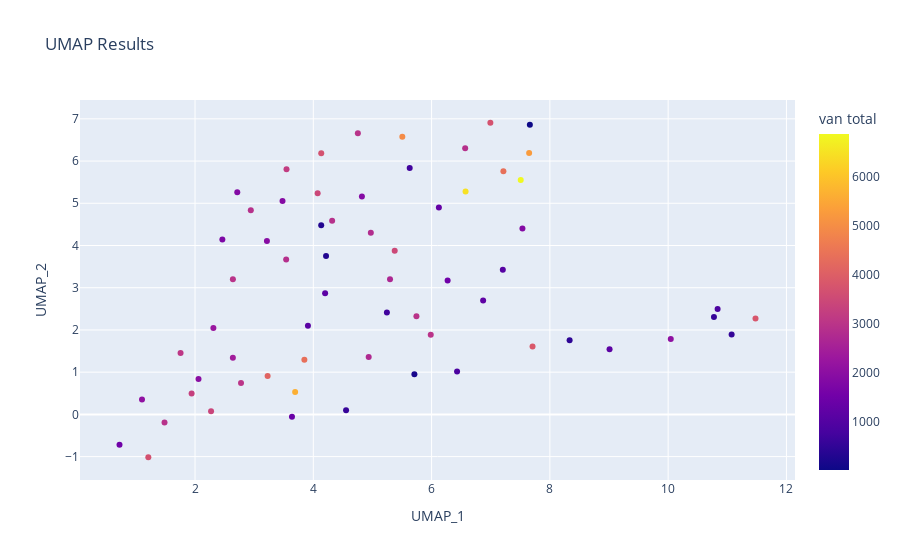

Notebook code for this chart:
### Code cell
#scale the data
scaler = StandardScaler()
scaled_data = scaler.fit_transform(group_filled)

#this is gonna be a cheat, but I can't be bothered. We take the vanillate total max from each experiment from a separate file (already done) and use those instead of redoing with the current dataframe

df0 = pd.read_excel(r'C:\Users\uqkmuroi\Desktop\Gene or protein count data.xlsx')

idx = df.groupby('UQ Strain')['Vanillate DAD_G 274nm_tot'].idxmax()

df0=df0.loc[idx]
#print(df0)

label_van_tot = df0['Vanillate DAD_G 274nm_tot'].values


#print(label_van_tot)

# Apply UMAP
umap = U.UMAP(n_components=2, n_neighbors= 4, min_dist=0.6, random_state=42)  # Adjust n_components as needed (default is 2, 15, .1 I think)
umap_result = umap.fit_transform(scaled_data)  # Apply UMAP to your data

# Visualize the UMAP projection
plt.scatter(umap_result[:, 0], umap_result[:, 1])
plt.title('UMAP Projection')
plt.xlabel('Component 1')
plt.ylabel('Component 2')
plt.show()

umap_df = pd.DataFrame(umap_result, columns = ['UMAP_1','UMAP_2'])


umap_df['van total']= label_van_tot

fig = px.scatter(umap_df, x='UMAP_1', y='UMAP_2', color='van total', title='UMAP Results')
fig.show()

### Figure 1 — Plotly figure (JSON) as saved in the notebook; plotly's stock layout.template omitted (floating-point values rounded to 4 significant figures)
{"data": [{"hovertemplate": "UMAP_1=%{x}<br>UMAP_2=%{y}<br>van total=%{marker.color}<extra></extra>", "legendgroup": "", "marker": {"color": [4952.0, 1165.0, 2909.0, 3844.0, 4111.0, 3465.0, 4365.0, 1160.0, 2878.0, 18.68, 5623.0, 5261.0, 708.9, 1879.0, 2733.0, 295.3, 1131.0, 3797.0, 899.8, 555.0, 539.2, 2054.0, 162.2, 886.1, 311.5, 3700.0, 2888.0, 3387.0, 3007.0, 2909.0, 3067.0, 2966.0, 3277.0, 1980.0, 2087.0, 2409.0, 1888.0, 1942.0, 1852.0, 1738.0, 2251.0, 2982.0, 2935.0, 6867.0, 4379.0, 2817.0, 1513.0, 459.6, 2673.0, 2962.0, 1062.0, 1863.0, 1380.0, 1214.0, 576.9, 3478.0, 713.1, 1329.0, 1481.0, 6482.0, 3669.0, 3693.0, 2958.0, 3193.0], "coloraxis": "coloraxis", "symbol": "circle"}, "mode": "markers", "name": "", "orientation": "v", "showlegend": false, "type": "scatter", "x": [5.505, 4.2, 4.319, 7.707, 3.228, 4.073, 3.849, 9.009, 3.541, 7.662, 3.693, 7.65, 5.63, 4.822, 4.936, 4.215, 3.909, 11.48, 10.84, 10.77, 11.07, 10.04, 5.709, 6.431, 4.134, 6.994, 6.568, 2.271, 2.777, 2.943, 1.756, 2.64, 1.942, 2.059, 1.104, 2.64, 3.48, 3.216, 2.715, 2.462, 2.31, 5.986, 1.484, 7.507, 7.214, 4.973, 6.271, 8.334, 5.297, 5.744, 7.204, 7.536, 3.639, 6.871, 4.554, 5.376, 5.244, 6.123, 0.723, 6.574, 1.21, 4.134, 4.753, 3.547], "xaxis": "x", "y": [6.578, 2.866, 4.587, 1.607, 0.9119, 5.236, 1.295, 1.542, 3.669, 6.86, 0.5288, 6.191, 5.833, 5.16, 1.36, 3.75, 2.102, 2.27, 2.494, 2.308, 1.893, 1.783, 0.9522, 1.016, 4.477, 6.907, 6.302, 0.07525, 0.7413, 4.837, 1.455, 3.198, 0.4924, 0.8394, 0.3498, 1.344, 5.057, 4.109, 5.261, 4.14, 2.043, 1.886, -0.1916, 5.554, 5.759, 4.299, 3.173, 1.757, 3.203, 2.322, 3.428, 4.4, -0.05366, 2.7, 0.09629, 3.874, 2.416, 4.9, -0.7197, 5.279, -1.015, 6.186, 6.658, 5.806], "yaxis": "y"}], "layout": {"coloraxis": {"colorbar": {"title": {"text": "van total"}}, "colorscale": [[0, "#0d0887"], [0.1111, "#46039f"], [0.2222, "#7201a8"], [0.3333, "#9c179e"], [0.4444, "#bd3786"], [0.5556, "#d8576b"], [0.6667, "#ed7953"], [0.7778, "#fb9f3a"], [0.8889, "#fdca26"], [1, "#f0f921"]]}, "legend": {"tracegroupgap": 0}, "title": {"text": "UMAP Results"}, "xaxis": {"anchor": "y", "domain": [0, 1], "title": {"text": "UMAP_1"}}, "yaxis": {"anchor": "x", "domain": [0, 1], "title": {"text": "UMAP_2"}}}}
